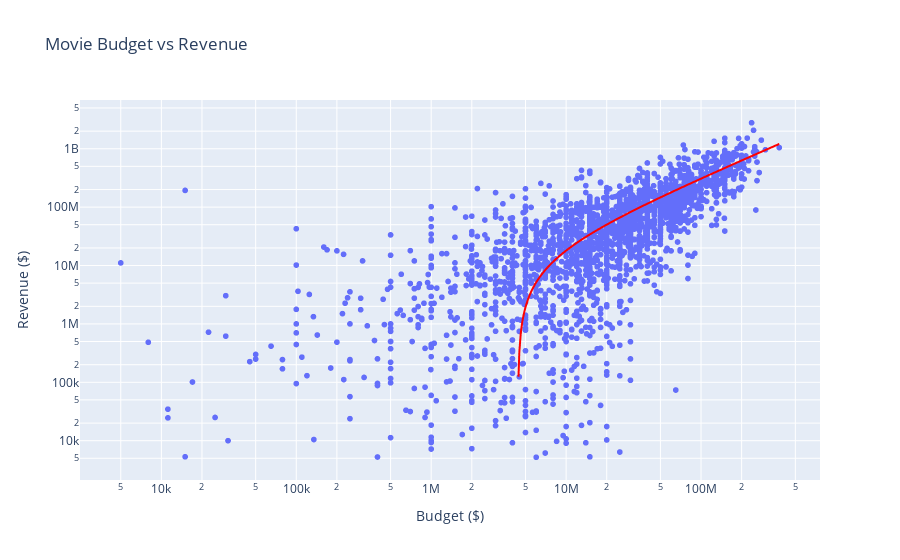

Source (notebook cell):
### Code cell
df = df[['Title', 'Budget', 'Revenue']]

# #x_values1= df["Budget"]
# y_values1= df["Revenue"]

# (slope, intercept, rvalue, pvalue, stderr) = linregress(x_values1, y_values1)
# regress_values = x_values1 * slope + intercept
# line_eq = "y = " + str(round(slope,2)) + "x + " + str(round(intercept,2))

# print(f"The r-squared is: {rvalue**2}")


fig = px.scatter(df, x='Budget', y='Revenue', hover_name='Title', trendline="ols", trendline_color_override = "red",
                 log_x=True, log_y=True,
                 labels={'Budget': 'Budget ($)', 'Revenue': 'Revenue ($)'},
                 title='Movie Budget vs Revenue')
                    

fig.update_layout(
    hoverlabel=dict(
        bgcolor="white",
        font_size=12,
        font_family="Times New Roman"
    )
)

### Figure 1 — Plotly figure (JSON) as saved in the notebook; plotly's stock layout.template omitted (floating-point values rounded to 4 significant figures; data arrays with more than 128 entries replaced by an {"elided": "..."} marker saying what was removed)
{"data": [{"hovertemplate": "<b>%{hovertext}</b><br><br>Budget ($)=%{x}<br>Revenue ($)=%{y}<extra></extra>", "hovertext": {"elided": "2316 str values"}, "legendgroup": "", "marker": {"color": "#636efa", "symbol": "circle"}, "mode": "markers", "name": "", "showlegend": false, "type": "scattergl", "x": {"elided": "2316 int values"}, "xaxis": "x", "y": {"elided": "2316 int values"}, "yaxis": "y"}, {"hovertemplate": "<b>OLS trendline</b><br>Revenue = 3.21582 * Budget + -1.41454e+07<br>R<sup>2</sup>=0.601710<br><br>Budget ($)=%{x}<br>Revenue ($)=%{y} <b>(trend)</b><extra></extra>", "legendgroup": "", "line": {"color": "red"}, "marker": {"color": "#636efa", "symbol": "circle"}, "mode": "lines", "name": "", "showlegend": false, "type": "scattergl", "x": {"elided": "2316 int values"}, "xaxis": "x", "y": {"elided": "2316 float values"}, "yaxis": "y"}], "layout": {"autosize": true, "hoverlabel": {"bgcolor": "white", "font": {"family": "Times New Roman", "size": 12}}, "legend": {"tracegroupgap": 0}, "title": {"text": "Movie Budget vs Revenue"}, "xaxis": {"anchor": "y", "autorange": true, "domain": [0, 1], "range": [3.404, 8.875], "title": {"text": "Budget ($)"}, "type": "log"}, "yaxis": {"anchor": "x", "autorange": true, "domain": [0, 1], "range": [3.244, 9.918], "title": {"text": "Revenue ($)"}, "type": "log"}}}
